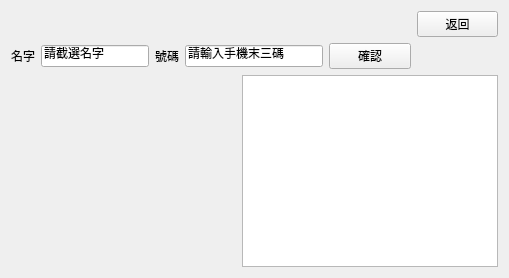
    <widget class="QWidget" name="page_itemInfo_take">
     <layout class="QGridLayout" name="gridLayout_5">
      <item row="0" column="6">
       <widget class="QPushButton" name="btn_itemInfo_back">
        <property name="text">
         <string>返回</string>
        </property>
       </widget>
      </item>
      <item row="1" column="0">
       <widget class="QLabel" name="label_itemInfo_name">
        <property name="text">
         <string>名字</string>
        </property>
       </widget>
      </item>
      <item row="1" column="1">
       <widget class="QLineEdit" name="lineEdit_itemInfo_name">
        <property name="text">
         <string>請截選名字</string>
        </property>
       </widget>
      </item>
      <item row="1" column="2">
       <widget class="QLabel" name="label_itemInfo_number">
        <property name="text">
         <string>號碼</string>
        </property>
       </widget>
      </item>
      <item row="1" column="3" colspan="2">
       <widget class="QLineEdit" name="lineEdit_itemInfo_number">
        <property name="text">
         <string>請輸入手機末三碼</string>
        </property>
       </widget>
      </item>
      <item row="1" column="5">
       <widget class="QPushButton" name="btn_itemInfo_comform">
        <property name="text">
         <string>確認</string>
        </property>
       </widget>
      </item>
      <item row="2" column="0" colspan="4">
       <widget class="QLabel" name="label_ItemInfo_image">
        <property name="text">
         <string/>
        </property>
        <property name="pixmap">
         <pixmap>resource/1.jpg</pixmap>
        </property>
       </widget>
      </item>
      <item row="2" column="4" colspan="3">
       <widget class="QPlainTextEdit" name="plainTextEdit"/>
      </item>
     </layout>
    </widget>
